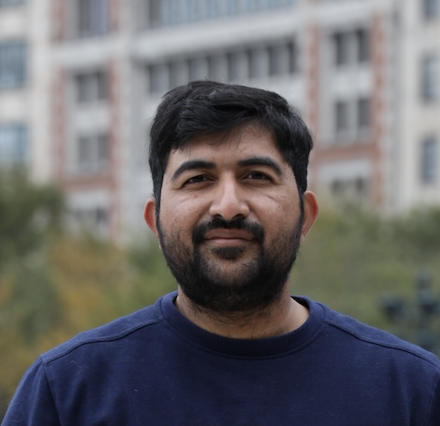
#> input picture passport-photo-ai/backend/test_images/faiz.png, 440 x 426 px
$ python compare_input_output.py
#> lines starting #> are read from the running program, lines starting #| are printed output that depends on the picture
#!/usr/bin/env python3
"""
Compare input and output images to analyze the intelligent cropping results
"""

import os
from PIL import Image
import numpy as np

def analyze_image_quality(img_path):
    """Analyze basic image quality metrics"""
#> called with img_path = 'backend/test_images/faiz.png'
    if not os.path.exists(img_path):
        return None

    img = Image.open(img_path)
#> img is the input picture: PIL image 440x426 RGBA; mean R, G, B, A 104.9, 103.4, 105, 255

    # Convert to numpy for analysis
    img_array = np.array(img)

    # Basic quality metrics
    if len(img_array.shape) == 3:
        # Color image
        brightness = np.mean(img_array)
#> brightness = 142.1
        contrast = np.std(img_array)
#> contrast = 81.06
    else:
        # Grayscale
        brightness = np.mean(img_array)
        contrast = np.std(img_array)

    # Calculate sharpness (Laplacian variance)
    gray = img.convert('L')
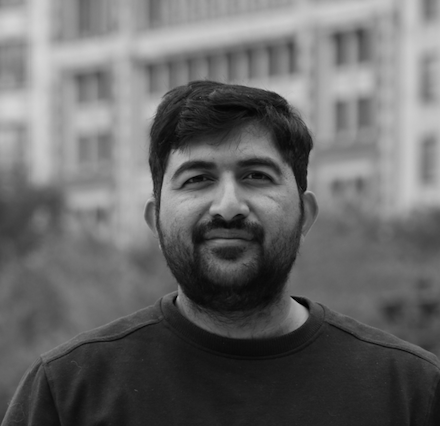
#> gray: PIL image 440x426 L; min 0, max 213, mean 104
    gray_array = np.array(gray)

    # Simple sharpness metric using gradient
    grad_x = np.gradient(gray_array, axis=1)
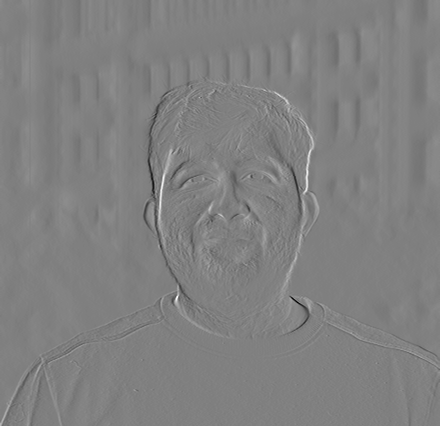
#> grad_x: shape (426, 440) float64; min -79.5, max 78, mean 0; drawn with min black and max white
    grad_y = np.gradient(gray_array, axis=0)
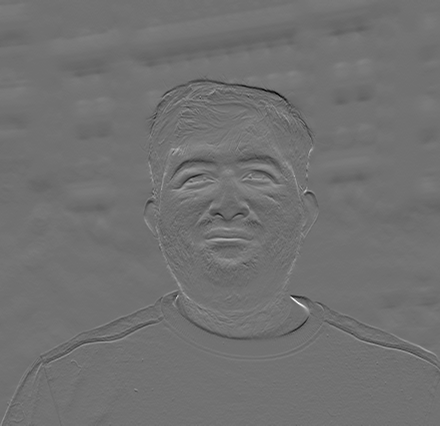
#> grad_y: shape (426, 440) float64; min -70, max 87, mean -0.3; drawn with min black and max white
    sharpness = np.sqrt(grad_x**2 + grad_y**2).mean()
#> sharpness = 3.66

    return {
        'size': img.size,
        'mode': img.mode,
        'brightness': brightness,
        'contrast': contrast,
        'sharpness': sharpness,
        'file_size': os.path.getsize(img_path)
    }

def compare_images():
    """Compare input and output images"""

    print("🔍 IMAGE COMPARISON ANALYSIS")
    print("=" * 80)

    # Define input/output pairs
    comparisons = [
        {
            'name': 'faiz.png',
            'input': 'backend/test_images/faiz.png',
            'output': 'api_test_result_faiz.png'
        },
        {
            'name': 'sample_image_1.jpg',
            'input': 'backend/test_images/sample_image_1.jpg',
            'output': 'api_test_result_sample_image_1.jpg'
        },
        {
            'name': 'sample_image_2.jpg',
            'input': 'backend/test_images/sample_image_2.jpg',
            'output': 'api_test_result_sample_image_2.jpg'
        },
        {
            'name': 'faiz_with_glasses.png',
            'input': 'backend/test_images/faiz_with_glasses.png',
            'output': 'api_test_result_faiz_with_glasses.png'
        }
    ]

    for comp in comparisons:
        print(f"\n📸 COMPARING: {comp['name']}")
        print("-" * 60)

        # Analyze input
        input_metrics = analyze_image_quality(comp['input'])
#> input_metrics = {'size': (440, 426), 'mode': 'RGBA', 'brightness': 142.1, 'contrast': 81.06, 'sharpness': 3.66, 'file_size': 321567}
        output_metrics = analyze_image_quality(comp['output'])

        if not input_metrics:
            print(f"❌ Input image not found: {comp['input']}")
            continue

        if not output_metrics:
            print(f"❌ Output image not found: {comp['output']}")
            continue

        print(f"📐 INPUT  | Size: {input_metrics['size']} | Mode: {input_metrics['mode']}")
        print(f"📐 OUTPUT | Size: {output_metrics['size']} | Mode: {output_metrics['mode']}")

        # Size change
        input_pixels = input_metrics['size'][0] * input_metrics['size'][1]
        output_pixels = output_metrics['size'][0] * output_metrics['size'][1]
        size_change = output_pixels / input_pixels
        print(f"📊 Size change: {size_change:.2f}x ({input_pixels:,} → {output_pixels:,} pixels)")

        # Quality metrics comparison
        brightness_change = (output_metrics['brightness'] - input_metrics['brightness']) / input_metrics['brightness'] * 100
        contrast_change = (output_metrics['contrast'] - input_metrics['contrast']) / input_metrics['contrast'] * 100
        sharpness_change = (output_metrics['sharpness'] - input_metrics['sharpness']) / input_metrics['sharpness'] * 100

        print(f"💡 Brightness: {input_metrics['brightness']:.1f} → {output_metrics['brightness']:.1f} ({brightness_change:+.1f}%)")
        print(f"🎨 Contrast:   {input_metrics['contrast']:.1f} → {output_metrics['contrast']:.1f} ({contrast_change:+.1f}%)")
        print(f"🔍 Sharpness:  {input_metrics['sharpness']:.1f} → {output_metrics['sharpness']:.1f} ({sharpness_change:+.1f}%)")

        # File size
        size_change_mb = (output_metrics['file_size'] - input_metrics['file_size']) / (1024*1024)
        print(f"💾 File size:  {input_metrics['file_size']/1024:.1f}KB → {output_metrics['file_size']/1024:.1f}KB ({size_change_mb:+.1f}MB)")

        # Quality assessment
        quality_issues = []
        if sharpness_change < -20:
            quality_issues.append("⚠️ Significant sharpness loss")
        if brightness_change > 20 or brightness_change < -20:
            quality_issues.append("⚠️ Significant brightness change")
        if contrast_change < -30:
            quality_issues.append("⚠️ Significant contrast loss")
        if size_change > 10:
            quality_issues.append("⚠️ Excessive upscaling")

        if quality_issues:
            print(f"🚨 Quality Issues:")
            for issue in quality_issues:
                print(f"   {issue}")
        else:
            print(f"✅ No major quality issues detected")
#> pass 2 of the loop in compare_images, `for comp in comparisons:`:
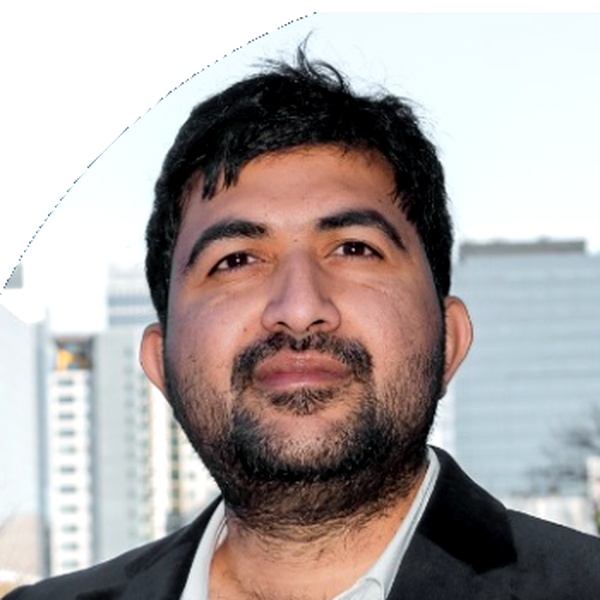
#> input picture passport-photo-ai/backend/test_images/sample_image_1.jpg, 600 x 600 px
#> in analyze_image_quality, img is the input picture: PIL image 600x600 RGB; mean R, G, B 172.6, 164.9, 163.3
#> brightness = 166.9
#> contrast = 87.87
#> in analyze_image_quality (call 3), `gray = img.convert('L')`:
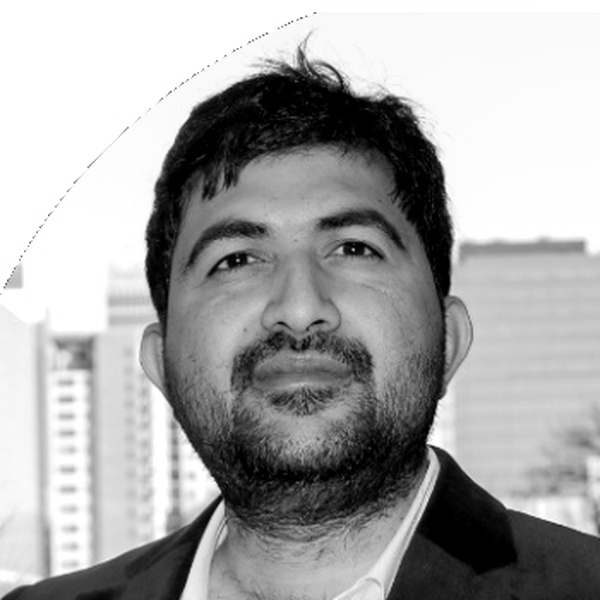
#> gray: PIL image 600x600 L; min 0, max 255, mean 167
#> grad_x: shape (600, 600) float64
#> in analyze_image_quality (call 3), `grad_y = np.gradient(gray_array, axis=0)`:
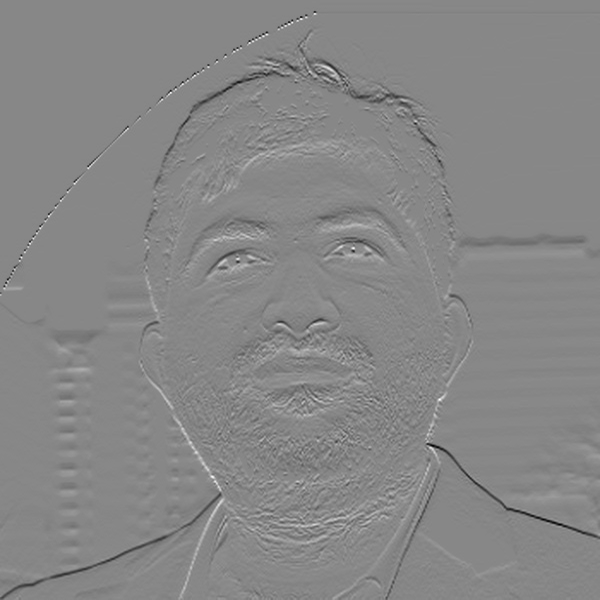
#> grad_y: shape (600, 600) float64; min -94.5, max 83.5, mean -0.3; drawn with min black and max white
#> sharpness = 4.75
#> input_metrics = {'size': (600, 600), 'mode': 'RGB', 'brightness': 166.9, 'contrast': 87.87, 'sharpness': 4.75, 'file_size': 84854}
#> pass 3 of the loop in compare_images, `for comp in comparisons:`:
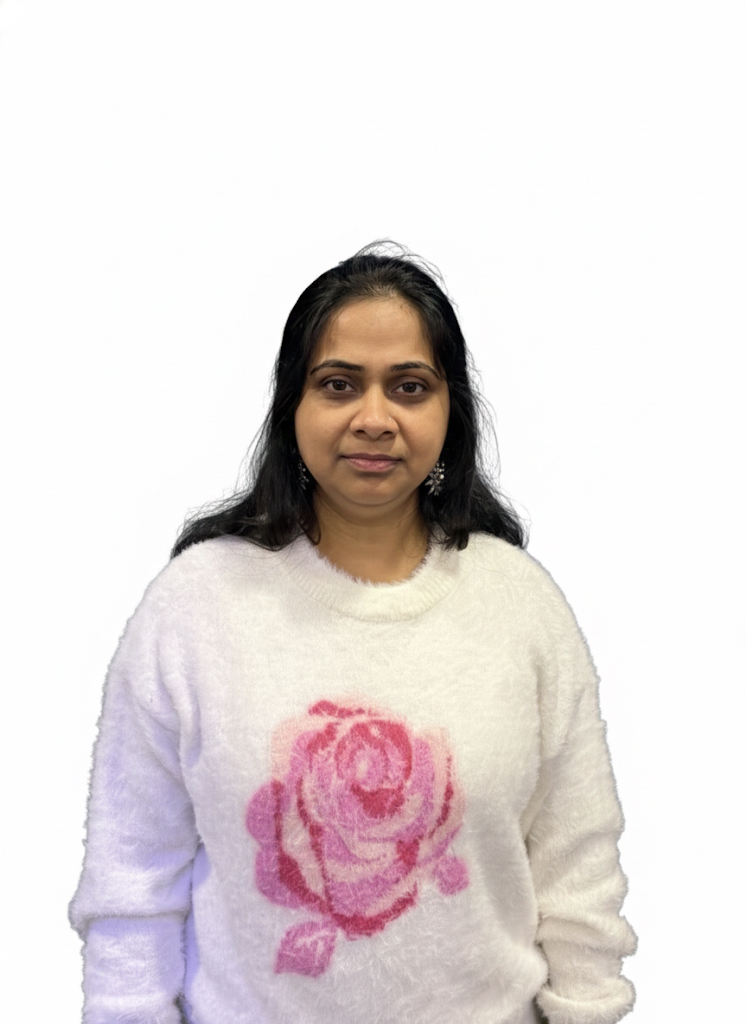
#> input picture passport-photo-ai/backend/test_images/sample_image_2.jpg, 747 x 1024 px
#> in analyze_image_quality, img is the input picture: PIL image 747x1024 RGB; mean R, G, B 227.8, 219.9, 219.5
#> brightness = 222.4
#> contrast = 56.13
#> in analyze_image_quality (call 5), `gray = img.convert('L')`:
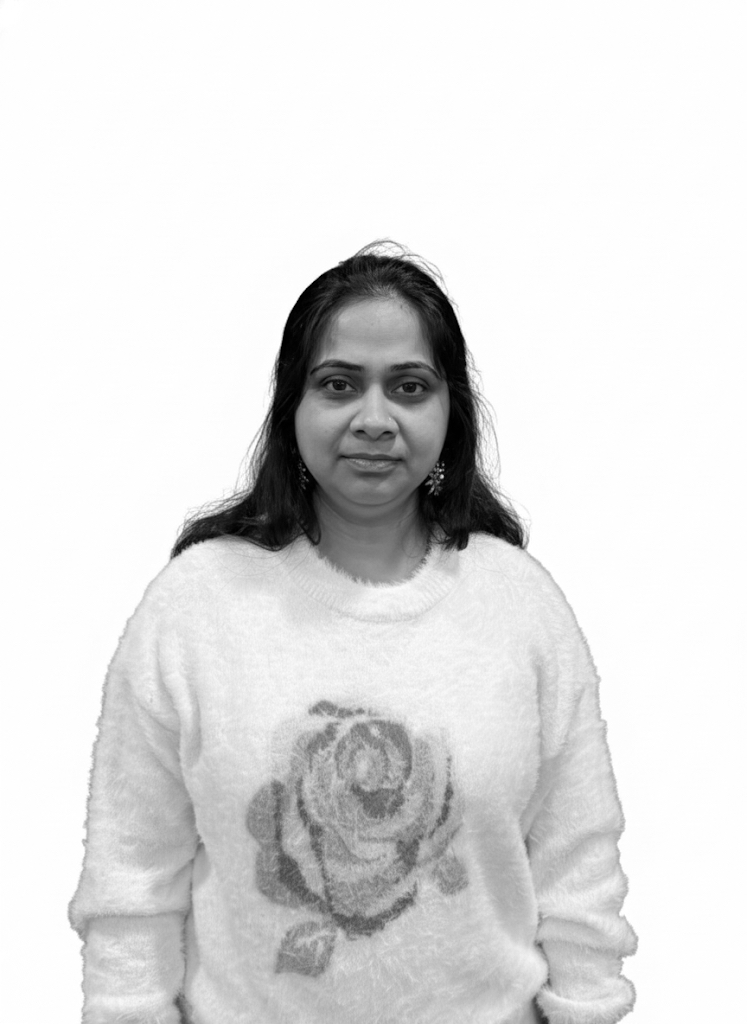
#> gray: PIL image 747x1024 L; min 0, max 255, mean 222.2
#> grad_x: shape (1024, 747) float64
#> in analyze_image_quality (call 5), `grad_y = np.gradient(gray_array, axis=0)`:
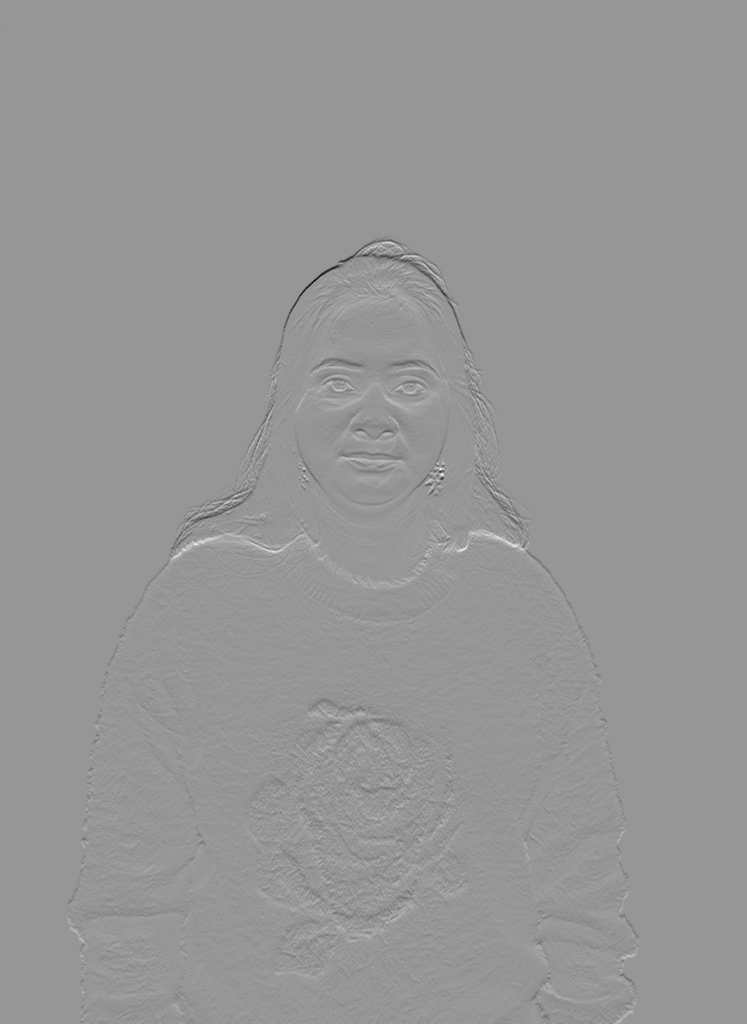
#> grad_y: shape (1024, 747) float64; min -123.5, max 86, mean 0; drawn with min black and max white
#> sharpness = 2.54
#> input_metrics = {'size': (747, 1024), 'mode': 'RGB', 'brightness': 222.4, 'contrast': 56.13, 'sharpness': 2.54, 'file_size': 584295}
#> the loop made 4 passes; the first 3 are shown

    print(f"\n📁 OUTPUT FILES LOCATION:")
    print(f"   All processed images are saved in the current directory")
    print(f"   Files: api_test_result_*.jpg/png")

    print(f"\n💡 RECOMMENDATIONS:")
    print(f"   1. Open the output images to visually inspect quality")
    print(f"   2. Compare face positioning and cropping results")
    print(f"   3. Check for artifacts, distortion, or quality loss")
    print(f"   4. Verify that intelligent cropping improved passport compliance")

def create_side_by_side_info():
    """Create a text file with detailed comparison info"""

    info_content = """
# IMAGE COMPARISON RESULTS

## Files to Check:

### Input Images (Original):
- backend/test_images/faiz.png
- backend/test_images/sample_image_1.jpg
- backend/test_images/sample_image_2.jpg
- backend/test_images/faiz_with_glasses.png

### Output Images (Processed):
- api_test_result_faiz.png
- api_test_result_sample_image_1.jpg
- api_test_result_sample_image_2.jpg
- api_test_result_faiz_with_glasses.png

## What to Look For:

1. **Face Positioning**: Is the face better centered and sized for passport photos?
2. **Image Quality**: Are there artifacts, pixelation, or distortion?
3. **Background**: Is the background properly removed and replaced with white?
4. **Eye Visibility**: Are the eyes clearly visible and properly positioned?
5. **Overall Compliance**: Does the output look more passport-ready?

## Test Results Summary:

- faiz.png: 50.0% compliance score (intelligent cropping applied)
- sample_image_1.jpg: 75.0% compliance score (no cropping needed)
- sample_image_2.jpg: 25.0% compliance score (intelligent cropping applied)
- faiz_with_glasses.png: 0.0% compliance score (intelligent cropping applied) ⚠️ CONCERNING

## Key Concerns:

The faiz_with_glasses.png result shows 0.0% compliance - this suggests the intelligent
cropping algorithm may be too aggressive or has bugs that need fixing.
"""

    with open('image_comparison_guide.txt', 'w') as f:
        f.write(info_content)

    print(f"\n📄 Created image_comparison_guide.txt with detailed analysis instructions")

if __name__ == "__main__":
    compare_images()
    create_side_by_side_info()
